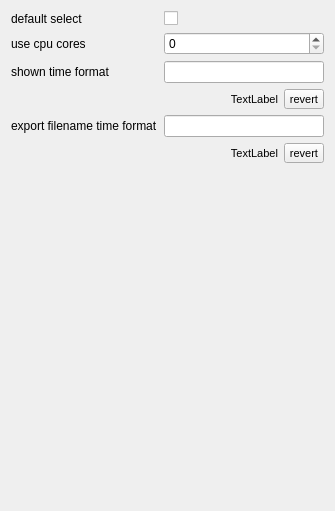
<?xml version="1.0" encoding="UTF-8"?>
<ui version="4.0">
 <class>Form</class>
 <widget class="QWidget" name="Form">
  <property name="geometry">
   <rect>
    <x>0</x>
    <y>0</y>
    <width>335</width>
    <height>511</height>
   </rect>
  </property>
  <property name="windowTitle">
   <string>Form</string>
  </property>
  <layout class="QFormLayout" name="formLayout">
   <item row="0" column="0">
    <widget class="QLabel" name="defaultSelectLabel">
     <property name="toolTip">
      <string>use first spectrum if nothing is selected</string>
     </property>
     <property name="text">
      <string>default select</string>
     </property>
    </widget>
   </item>
   <item row="0" column="1">
    <widget class="QCheckBox" name="defaultSelectCheckBox">
     <property name="text">
      <string/>
     </property>
    </widget>
   </item>
   <item row="2" column="0">
    <widget class="QLabel" name="timeFormatLabel">
     <property name="text">
      <string>shown time format</string>
     </property>
    </widget>
   </item>
   <item row="2" column="1">
    <widget class="QLineEdit" name="timeFormatLineEdit"/>
   </item>
   <item row="4" column="0">
    <widget class="QLabel" name="exportTimeFormatLabel">
     <property name="text">
      <string>export filename time format</string>
     </property>
    </widget>
   </item>
   <item row="4" column="1">
    <widget class="QLineEdit" name="exportTimeFormatLineEdit"/>
   </item>
   <item row="1" column="0">
    <widget class="QLabel" name="label">
     <property name="text">
      <string>use cpu cores</string>
     </property>
    </widget>
   </item>
   <item row="1" column="1">
    <widget class="QSpinBox" name="multiCoresSpinBox"/>
   </item>
   <item row="3" column="0" colspan="2">
    <layout class="QHBoxLayout" name="horizontalLayout">
     <item>
      <widget class="QLabel" name="timeFormatShowLabel">
       <property name="font">
        <font>
         <pointsize>8</pointsize>
        </font>
       </property>
       <property name="text">
        <string>TextLabel</string>
       </property>
       <property name="alignment">
        <set>Qt::AlignRight|Qt::AlignTrailing|Qt::AlignVCenter</set>
       </property>
      </widget>
     </item>
     <item>
      <widget class="QToolButton" name="timeFormatRevertButton">
       <property name="maximumSize">
        <size>
         <width>40</width>
         <height>16777215</height>
        </size>
       </property>
       <property name="font">
        <font>
         <pointsize>8</pointsize>
        </font>
       </property>
       <property name="text">
        <string>revert</string>
       </property>
      </widget>
     </item>
    </layout>
   </item>
   <item row="5" column="0" colspan="2">
    <layout class="QHBoxLayout" name="horizontalLayout_2">
     <item>
      <widget class="QLabel" name="exportTimeFormatShowLabel">
       <property name="font">
        <font>
         <pointsize>8</pointsize>
        </font>
       </property>
       <property name="text">
        <string>TextLabel</string>
       </property>
       <property name="alignment">
        <set>Qt::AlignRight|Qt::AlignTrailing|Qt::AlignVCenter</set>
       </property>
      </widget>
     </item>
     <item>
      <widget class="QToolButton" name="exportTimeFormatRevertButton">
       <property name="maximumSize">
        <size>
         <width>40</width>
         <height>16777215</height>
        </size>
       </property>
       <property name="font">
        <font>
         <pointsize>8</pointsize>
        </font>
       </property>
       <property name="text">
        <string>revert</string>
       </property>
      </widget>
     </item>
    </layout>
   </item>
  </layout>
 </widget>
 <resources/>
 <connections/>
</ui>
